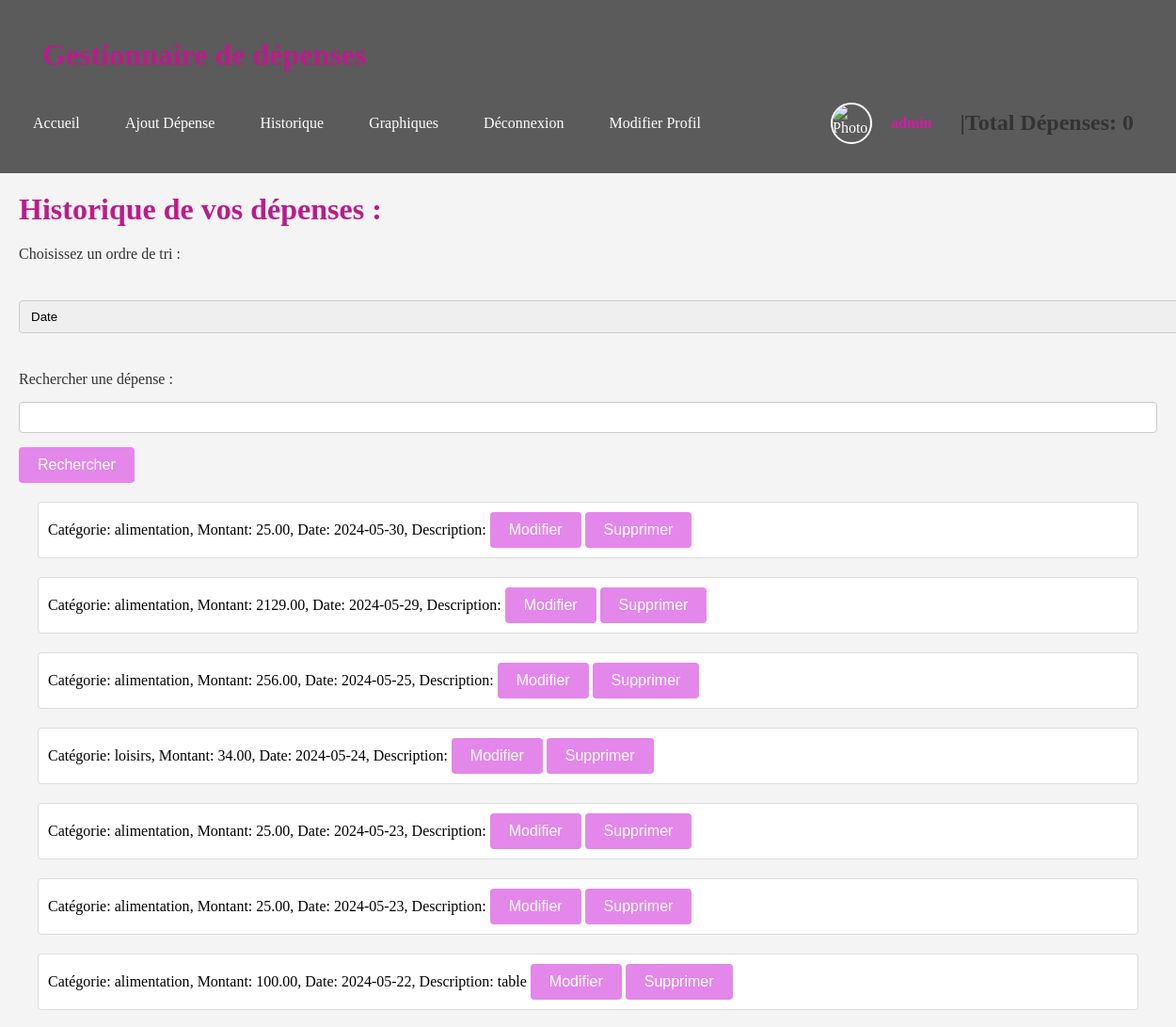
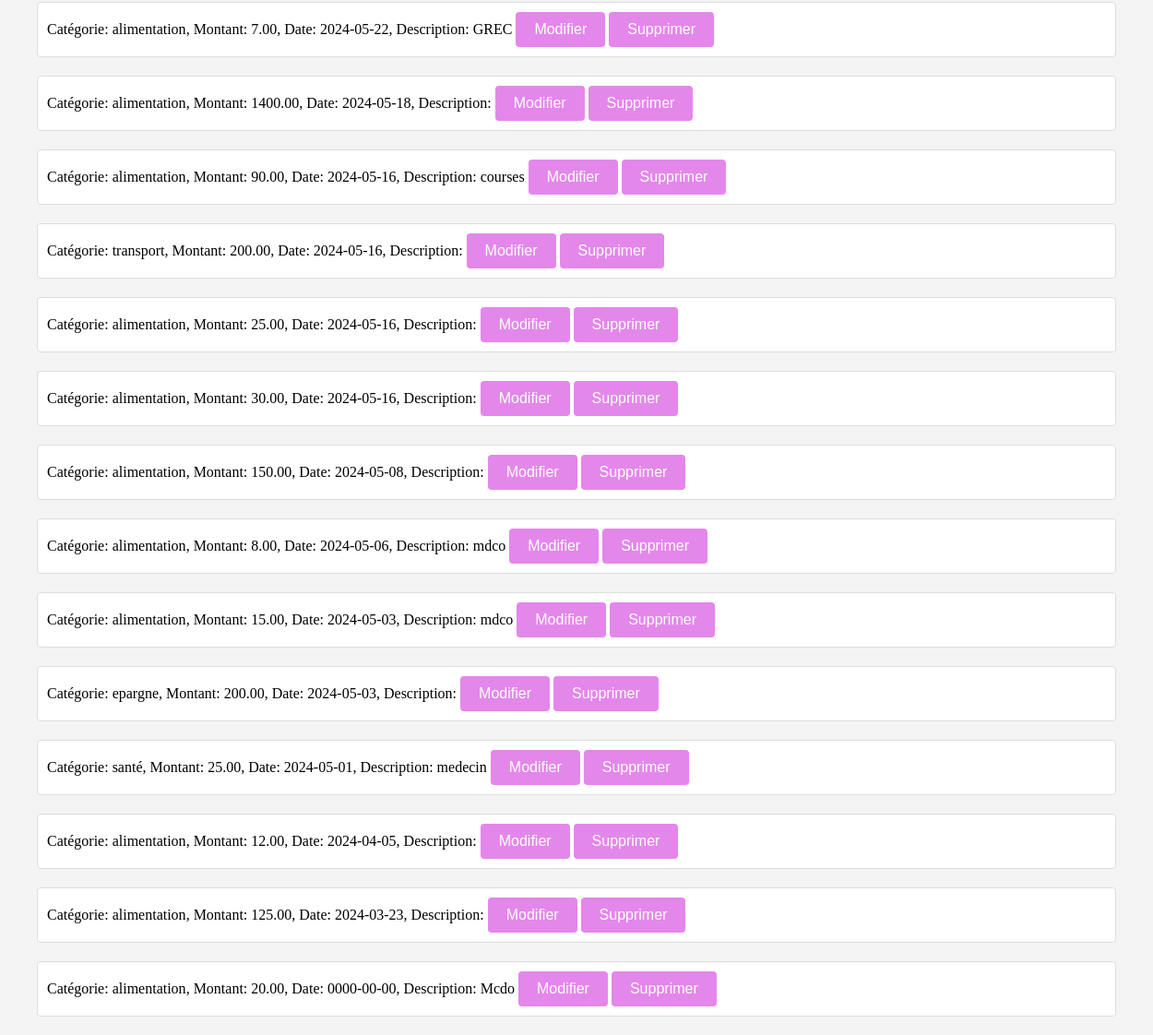
The page /Historique.php (signed in) on the database its author committed (2 pictures, top to bottom).
### tables this page shows
CREATE TABLE IF NOT EXISTS `depenses` (
  `id` int NOT NULL AUTO_INCREMENT,
  `user_id` int NOT NULL,
  `categorie` varchar(255) NOT NULL,
  `montant` decimal(10,2) NOT NULL,
  `date` date NOT NULL,
  `description` text,
  PRIMARY KEY (`id`),
  KEY `user_id` (`user_id`)
);

### afficherDepense.php (the view, shortened to what this page needs)
<?php
include 'connect.php';
$sql = "SELECT * FROM depenses ORDER BY date DESC";
$result = $conn->query($sql);
if ($result->num_rows > 0) {
    while($row = $result->fetch_assoc()) {
        echo "<li data-id='{$row['id']}' data-date='{$row['date']}' data-montant='{$row['montant']}' data-categorie='{$row['categorie']}'>
              Catégorie: {$row['categorie']}, Montant: {$row['montant']}, Date: {$row['date']}, Description: {$row['description']}
              <button onclick='modifierDepense({$row['id']})'>Modifier</button>
              <button onclick='supprimerDepense({$row['id']})'>Supprimer</button>
              </li>";
    }
} else {
    echo "<li>Pas de dépenses enregistrées</li>";
}

### style.css (style rules this page uses)
body { font-family: 'American Typewriter', serif; margin: 0px; padding: 0px; background-color: #f4f4f4; text-align: left; }
button { background-color: rgb(228, 135, 235); color: white; padding: 10px 20px; font-size: 16px; cursor: pointer; border: none; border-radius: 4px; }
#listeDepenses li { border: 1px solid #ddd; background-color: #fff; margin: 20px; padding: 10px; border-radius: 4px; }

### rows shown on the page
depenses: categorie "alimentation", montant "25.00", date "2024-05-30"
depenses: categorie "alimentation", montant "2129.00", date "2024-05-29"
depenses: categorie "alimentation", montant "256.00", date "2024-05-25"
depenses: categorie "loisirs", montant "34.00", date "2024-05-24"
depenses: categorie "alimentation", montant "25.00", date "2024-05-23"
depenses: categorie "alimentation", montant "25.00", date "2024-05-23"
depenses: categorie "alimentation", montant "100.00", date "2024-05-22", description "table"
depenses: categorie "alimentation", montant "7.00", date "2024-05-22", description "GREC"
depenses: categorie "alimentation", montant "1400.00", date "2024-05-18"
depenses: categorie "alimentation", montant "90.00", date "2024-05-16", description "courses"
depenses: categorie "transport", montant "200.00", date "2024-05-16"
depenses: categorie "alimentation", montant "25.00", date "2024-05-16"
depenses: categorie "alimentation", montant "30.00", date "2024-05-16"
depenses: categorie "alimentation", montant "150.00", date "2024-05-08"
depenses: categorie "alimentation", montant "8.00", date "2024-05-06", description "mdco"
depenses: categorie "alimentation", montant "15.00", date "2024-05-03", description "mdco"
depenses: categorie "epargne", montant "200.00", date "2024-05-03"
depenses: categorie "santé", montant "25.00", date "2024-05-01", description "medecin"
depenses: categorie "alimentation", montant "12.00", date "2024-04-05"
depenses: categorie "alimentation", montant "125.00", date "2024-03-23"
depenses: categorie "alimentation", montant "20.00", date "0000-00-00", description "Mcdo"
